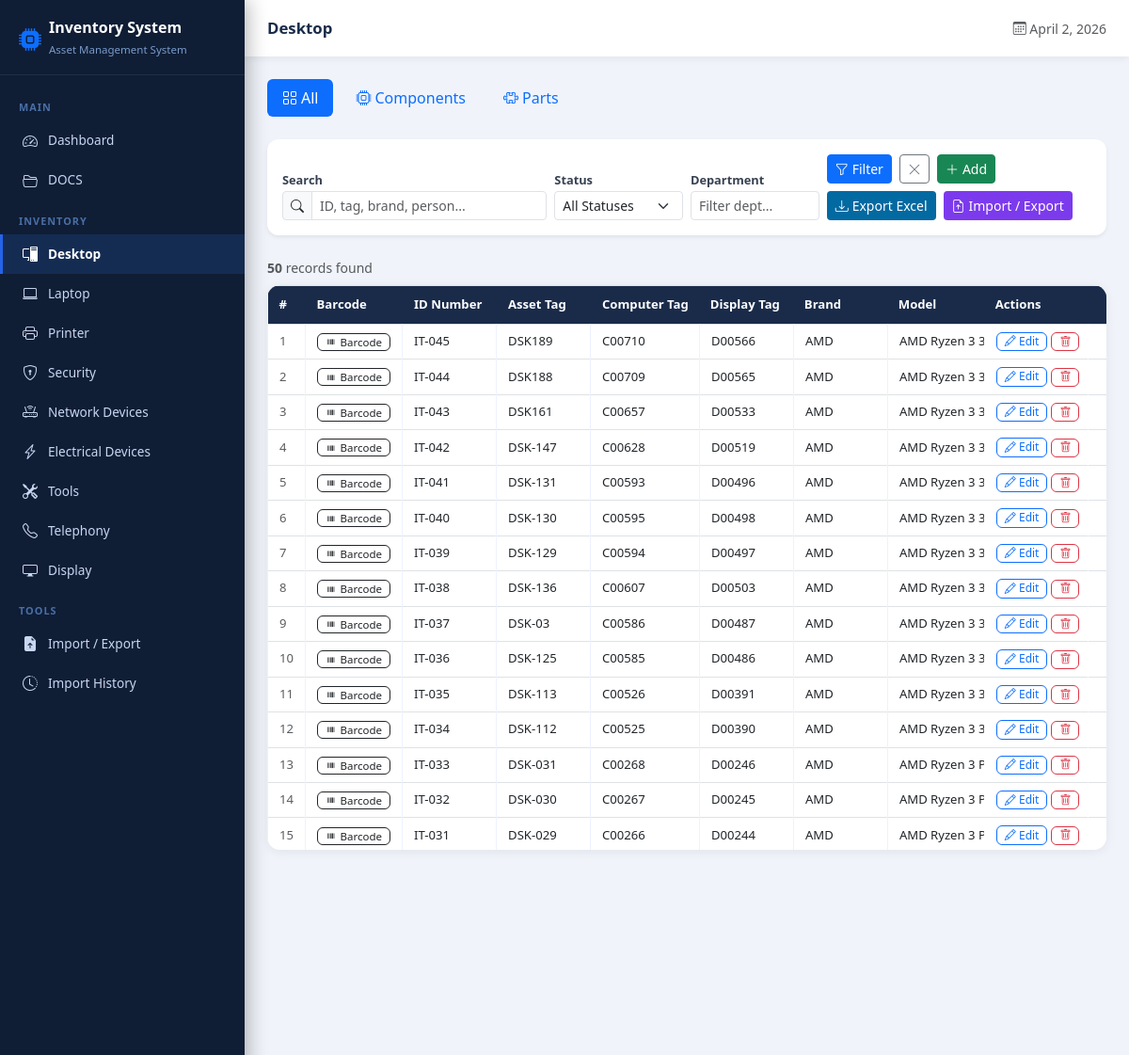
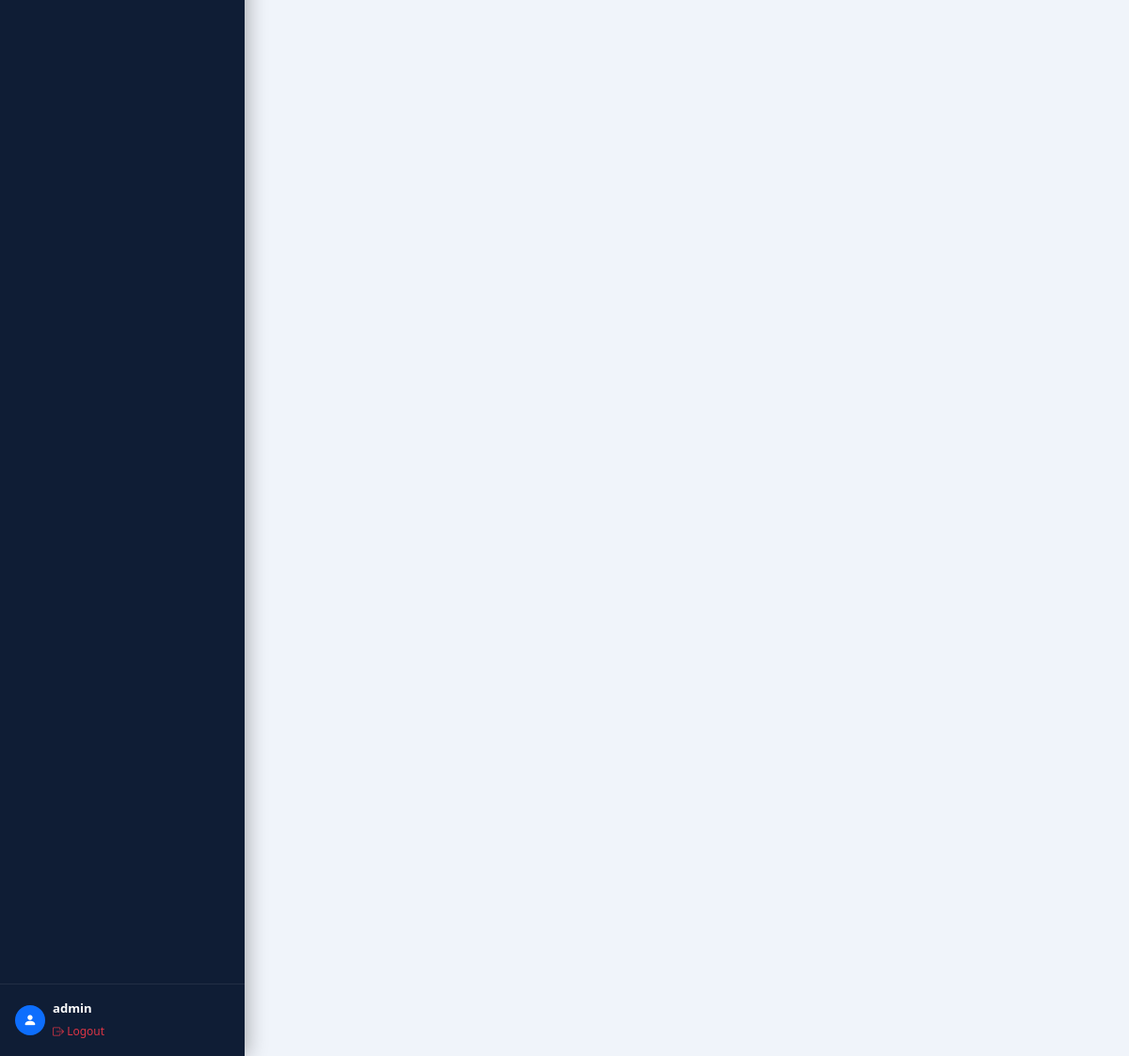
Screenshot of /inventory/Desktop/ (signed in) with the database file from the repository (2 pictures, top to bottom).
### inventory/models.py (models this page shows, shortened)
class InventoryItem(models.Model):
    id_number = models.CharField(max_length=100, blank=True)
    asset_tag = models.CharField(max_length=100, blank=True)
    computer_tag = models.CharField(max_length=100, blank=True)
    display_tag = models.CharField(max_length=100, blank=True)
    brand = models.CharField(max_length=100, blank=True)
    model = models.CharField(max_length=100, blank=True)
    work_order = models.CharField(max_length=100, blank=True)
    inventory_receipt = models.CharField(max_length=100, blank=True)
    inventory_issuance = models.CharField(max_length=100, blank=True)
    po = models.CharField(max_length=100, blank=True, verbose_name='PO')
    remarks = models.TextField(blank=True)
    assigned_person = models.CharField(max_length=200, blank=True)
    department = models.CharField(max_length=200, blank=True)
    project_site = models.CharField(max_length=200, blank=True)
    serial_number = models.CharField(max_length=200, blank=True)
    type = models.CharField(max_length=100, blank=True)
    status = models.CharField(max_length=50, choices=STATUS_CHOICES, default='Active')
    reference_number = models.CharField(max_length=100, blank=True)
    purchase_date = models.DateField(null=True, blank=True)
    category = models.CharField(max_length=50, choices=CATEGORY_CHOICES)
    classification = models.CharField(max_length=20, choices=CLASSIFICATION_CHOICES)
    import_batch = models.CharField(max_length=100, blank=True, db_index=True)
    created_at = models.DateTimeField(auto_now_add=True)
    updated_at = models.DateTimeField(auto_now=True)
    class Meta:
        ordering = ['-created_at']

### inventory/views.py (the view, shortened to what this page needs)
# urls.py: path('inventory/', views.inventory_list, name='inventory_list'),
@login_required
def inventory_list(request, category=None, classification=None):
    items = InventoryItem.objects.all()
    if category:
        items = items.filter(category=category)
    if classification:
        items = items.filter(classification=classification)
    search = request.GET.get('search', '')
    status_filter = request.GET.get('status', '')
    if status_filter:
        items = items.filter(status=status_filter)
    dept_filter = request.GET.get('department', '')
    if dept_filter:
        items = items.filter(department__icontains=dept_filter)
    context = {
        'items': items,
        'category': category,
        'classification': classification,
        'categories': [c[0] for c in CATEGORY_CHOICES],
        'classifications': [c[0] for c in CLASSIFICATION_CHOICES],
        'search': search,
        'status_filter': status_filter,
        'dept_filter': dept_filter,
        'form': InventoryItemForm(),
    }
    return render(request, 'inventory/inventory_list.html', context)

### inventory/context_processors.py (called while the page is built)
def sidebar_categories(request):
    icon_map = {
        'Desktop': 'bi bi-pc-display',
        'Laptop': 'bi bi-laptop',
        'Printer': 'bi bi-printer',
        'Security': 'bi bi-shield-lock',
        'Network Devices': 'bi bi-router',
        'Electrical Devices': 'bi bi-lightning-charge',
        'Tools': 'bi bi-tools',
        'Telephony': 'bi bi-telephone',
        'Display': 'bi bi-display',
    }
    cats = [{'name': k, 'icon': v} for k, v in icon_map.items()]
    return {
        'sidebar_categories': cats,
        'current_category': request.resolver_match.kwargs.get('category', '') if hasattr(request, 'resolver_match') and request.resolver_match else '',
    }

### templates/inventory/inventory_list.html (shortened to what this page needs)
{% extends 'inventory/base.html' %}
{% block page_title %}
  {% if category %}{{ category }}{% else %}All Inventory{% endif %}
{% endblock %}
{% block content %}
<div class="mb-4">
  <ul class="nav nav-pills gap-2">
    <li class="nav-item">
      <a class="nav-link {% if not classification %}active{% endif %}"
         href="{% if category %}{% url 'inventory_by_category' category %}{% else %}{% url 'inventory_list' %}{% endif %}">
        <i class="bi bi-grid me-1"></i>All
      </a>
    </li>
    <li class="nav-item">
      <a class="nav-link {% if classification == 'Components' %}active{% endif %}"
         href="{% if category %}{% url 'inventory_by_classification' category 'Components' %}{% else %}{% url 'inventory_list' %}{% endif %}">
        <i class="bi bi-cpu me-1"></i>Components
      </a>
    </li>
    <li class="nav-item">
      <a class="nav-link {% if classification == 'Parts' %}active{% endif %}"
         href="{% if category %}{% url 'inventory_by_classification' category 'Parts' %}{% else %}{% url 'inventory_list' %}{% endif %}">
        <i class="bi bi-puzzle me-1"></i>Parts
      </a>
    </li>
  </ul>
</div>
<div class="card border-0 shadow-sm mb-4" style="border-radius:12px;">
  <div class="card-body py-3">
    <form method="get" class="row g-2 align-items-end">
      <div class="col-md-4">
        <label class="form-label">Search</label>
        <div class="input-group input-group-sm">
          <span class="input-group-text bg-light"><i class="bi bi-search"></i></span>
          <input type="text" name="search" class="form-control" placeholder="ID, tag, brand, person..." value="{{ search }}">
        </div>
      </div>
      <div class="col-md-2">
        <label class="form-label">Status</label>
        <select name="status" class="form-select form-select-sm">
          <option value="">All Statuses</option>
        </select>
      </div>
      <div class="col-md-2">
        <label class="form-label">Department</label>
        <input type="text" name="department" class="form-control form-control-sm" placeholder="Filter dept..." value="{{ dept_filter }}">
      </div>
      <div class="col-md-4 d-flex gap-2 flex-wrap">
        <button type="submit" class="btn btn-primary btn-sm"><i class="bi bi-funnel me-1"></i>Filter</button>
        <a href="{% if category %}{% url 'inventory_by_category' category %}{% else %}{% url 'inventory_list' %}{% endif %}" class="btn btn-outline-secondary btn-sm"><i class="bi bi-x-lg"></i></a>
        <button type="button" class="btn btn-success btn-sm" data-bs-toggle="modal" data-bs-target="#addModal">
          <i class="bi bi-plus-lg me-1"></i>Add
        </button>
        <a href="{% url 'export_excel' %}?category={{ category|default:'' }}&status={{ status_filter|default:'' }}&department={{ dept_filter|default:'' }}&search={{ search|default:'' }}" class="btn btn-sm" style="background:#0369a1;color:#fff;">
          <i class="bi bi-download me-1"></i>Export Excel
        </a>
        <a href="{% url 'import_export' %}" class="btn btn-sm" style="background:#7c3aed;color:#fff;">
          <i class="bi bi-file-earmark-arrow-up me-1"></i>Import / Export
        </a>
      </div>
    </form>
  </div>
</div>
<div class="d-flex justify-content-between align-items-center mb-2">
  <span class="text-muted small"><strong>{{ items.count }}</strong> record{{ items.count|pluralize }} found</span>
</div>
<div class="table-container">
  <div style="overflow-x:auto;max-height:600px;">
    <table class="table table-hover table-bordered" id="inventoryTable">
      <thead>
        <tr>
          <th style="min-width:40px;">#</th>
          <th style="min-width:90px;">Barcode</th>
          <th style="min-width:100px;">ID Number</th>
          <th style="min-width:100px;">Asset Tag</th>
          <th style="min-width:110px;">Computer Tag</th>
          <th style="min-width:100px;">Display Tag</th>
          <th style="min-width:100px;">Brand</th>
          <th style="min-width:120px;">Model</th>
          <th style="min-width:110px;">Work Order</th>
          <th style="min-width:130px; position:sticky; right:0; background:#1a2b4a;">Actions</th>
        </tr>
      </thead>
      <tbody>
        {% for item in items %}
        <tr id="row-{{ item.pk }}">
          <td class="text-muted">{{ forloop.counter }}</td>
          <td>
            <button class="btn btn-xs py-0 px-2 btn-outline-dark" style="font-size:0.72rem;" onclick="showBarcode({{ item.pk }})">
              <i class="bi bi-upc me-1"></i>Barcode
            </button>
          </td>
          <td>{{ item.id_number }}</td>
          <td>{{ item.asset_tag }}</td>
          <td>{{ item.computer_tag }}</td>
          <td>{{ item.display_tag }}</td>
          <td>{{ item.brand }}</td>
          <td>{{ item.model }}</td>
          <td style="position:sticky;right:0;background:#fff;">
            <div class="d-flex gap-1">
              <button class="btn btn-xs btn-outline-primary py-0 px-2" style="font-size:0.75rem;" onclick="openEditModal({{ item.pk }})">
                <i class="bi bi-pencil"></i> Edit
              </button>
              <form method="post" action="{% url 'delete_item' item.pk %}" onsubmit="return confirm('Delete this item?')">
                <button class="btn btn-xs btn-outline-danger py-0 px-2" style="font-size:0.75rem;">
                  <i class="bi bi-trash"></i>
                </button>
              </form>
            </div>
          </td>
        </tr>
        {% endfor %}
      </tbody>
    </table>
  </div>
</div>
{% endblock %}

### templates/inventory/base.html (shortened to what this page needs)
<!DOCTYPE html>
<html lang="en">
<head>
  <link href="https://cdn.jsdelivr.net/npm/bootstrap@5.3.0/dist/css/bootstrap.min.css" rel="stylesheet">
  <link href="https://cdn.jsdelivr.net/npm/bootstrap-icons@1.11.0/font/bootstrap-icons.css" rel="stylesheet">
</head>
<body>
{% if user.is_authenticated %}
<div class="sidebar">
  <div class="sidebar-brand">
    <div class="d-flex align-items-center gap-2">
      <i class="bi bi-cpu-fill fs-4 text-primary"></i>
      <div>
        <h5>Inventory System</h5>
        <small>Asset Management System</small>
      </div>
    </div>
  </div>
  <nav class="sidebar-nav">
    <div class="sidebar-section">Main</div>
    <a href="{% url 'dashboard' %}" class="sidebar-item {% if request.resolver_match.url_name == 'dashboard' %}active{% endif %}">
      <i class="bi bi-speedometer2"></i> Dashboard
    </a>
    <a href="{% url 'docs' %}" class="sidebar-item {% if request.resolver_match.url_name == 'docs' %}active{% endif %}" style="background:{% if request.resolver_match.url_name == 'docs' %}rgba(59,130,246,0.15){% else %}transparent{% endif %};">
      <i class="bi bi-folder2-open"></i> DOCS
    </a>
    <div class="sidebar-section">Inventory</div>
    {% for cat in sidebar_categories %}
    <a href="{% url 'inventory_by_category' cat.name %}" class="sidebar-item {% if current_category == cat.name %}active{% endif %}">
      <i class="{{ cat.icon }}"></i> {{ cat.name }}
    </a>
    {% endfor %}
    <div class="sidebar-section">Tools</div>
    <a href="{% url 'import_export' %}" class="sidebar-item {% if request.resolver_match.url_name == 'import_export' %}active{% endif %}">
      <i class="bi bi-file-earmark-arrow-up-fill"></i> Import / Export
    </a>
    <a href="{% url 'import_history' %}" class="sidebar-item {% if request.resolver_match.url_name == 'import_history' %}active{% endif %}">
      <i class="bi bi-clock-history"></i> Import History
    </a>
  </nav>
  <div class="p-3 border-top" style="border-color: rgba(255,255,255,0.08)!important;">
    <div class="d-flex align-items-center gap-2">
      <div class="rounded-circle bg-primary d-flex align-items-center justify-content-center" style="width:32px;height:32px;">
        <i class="bi bi-person-fill text-white" style="font-size:0.9rem;"></i>
      </div>
      <div>
        <div class="text-white" style="font-size:0.82rem;font-weight:600;">{{ user.username }}</div>
        <a href="{% url 'logout' %}" class="text-danger" style="font-size:0.75rem;text-decoration:none;"><i class="bi bi-box-arrow-right"></i> Logout</a>
      </div>
    </div>
  </div>
</div>
<div class="topbar">
  <span class="topbar-title">{% block page_title %}Dashboard{% endblock %}</span>
  <div class="d-flex align-items-center gap-3">
    <span class="text-muted small"><i class="bi bi-calendar3"></i> {% now "N j, Y" %}</span>
  </div>
</div>
<div class="main-content">
  {% block content %}{% endblock %}
</div>
{% else %}
{% block auth_content %}{% endblock %}
{% endif %}
</body>
</html>

### templates/inventory/base.html (style rules this page uses)
:root { --primary: #1a2b4a; --accent: #2563eb; --accent-light: #3b82f6; --sidebar-width: 260px; --sidebar-bg: #0f1d35; --sidebar-text: #c8d6f0; --sidebar-hover: rgba(59,130,246,0.15); --sidebar-active: #2563eb; }
body { background: #f0f4fa; font-family: 'Segoe UI', sans-serif; }
.sidebar { width: var(--sidebar-width); min-height: 100vh; background: var(--sidebar-bg); position: fixed; top: 0; left: 0; z-index: 100; display: flex; flex-direction: column; box-shadow: 3px 0 20px rgba(0,0,0,0.3); }
.sidebar-brand { padding: 20px 20px 16px; border-bottom: 1px solid rgba(255,255,255,0.08); }
.sidebar-brand h5 { color: #fff; margin: 0; font-weight: 700; font-size: 1rem; }
.sidebar-brand small { color: #7a9bc8; font-size: 0.72rem; }
.sidebar-nav { flex: 1; padding: 12px 0; overflow-y: auto; }
.sidebar-section { color: #4a6fa5; font-size: 0.68rem; font-weight: 700; text-transform: uppercase; letter-spacing: 1px; padding: 14px 20px 6px; }
.sidebar-item { display: flex; align-items: center; gap: 10px; padding: 9px 20px; color: var(--sidebar-text); text-decoration: none; font-size: 0.85rem; border-left: 3px solid transparent; transition: all .2s; }
.sidebar-item.active { background: var(--sidebar-hover); color: #fff; border-left-color: var(--accent); font-weight: 600; }
.sidebar-item i { font-size: 1rem; width: 18px; text-align: center; }
.topbar { margin-left: var(--sidebar-width); background: #fff; height: 60px; display: flex; align-items: center; justify-content: space-between; padding: 0 24px; box-shadow: 0 2px 8px rgba(0,0,0,0.07); position: sticky; top: 0; z-index: 99; }
.topbar-title { font-weight: 700; color: var(--primary); font-size: 1.05rem; }
.main-content { margin-left: var(--sidebar-width); padding: 24px; min-height: calc(100vh - 60px); }
.table-container { background: #fff; border-radius: 14px; box-shadow: 0 2px 12px rgba(0,0,0,0.07); overflow: hidden; }
.table { margin: 0; font-size: 0.82rem; }
.table thead th { background: #1a2b4a; color: #fff; font-weight: 600; border: none; white-space: nowrap; padding: 10px 12px; position: sticky; top: 0; }
.table td { vertical-align: middle; padding: 8px 12px; white-space: nowrap; border-color: #eef2ff; }
.form-label { font-size: 0.8rem; font-weight: 600; color: #374151; margin-bottom: 2px; }

### rows the page displays
InventoryItem: id_number "IT-045", asset_tag "DSK189", computer_tag "C00710", display_tag "D00566", brand "AMD", model "AMD Ryzen 3 3200G"
InventoryItem: id_number "IT-044", asset_tag "DSK188", computer_tag "C00709", display_tag "D00565", brand "AMD", model "AMD Ryzen 3 3200G"
InventoryItem: id_number "IT-043", asset_tag "DSK161", computer_tag "C00657", display_tag "D00533", brand "AMD", model "AMD Ryzen 3 3200G"
InventoryItem: id_number "IT-042", asset_tag "DSK-147", computer_tag "C00628", display_tag "D00519", brand "AMD", model "AMD Ryzen 3 3200G"
InventoryItem: id_number "IT-041", asset_tag "DSK-131", computer_tag "C00593", display_tag "D00496", brand "AMD", model "AMD Ryzen 3 3200G"
InventoryItem: id_number "IT-040", asset_tag "DSK-130", computer_tag "C00595", display_tag "D00498", brand "AMD", model "AMD Ryzen 3 3200G"
InventoryItem: id_number "IT-039", asset_tag "DSK-129", computer_tag "C00594", display_tag "D00497", brand "AMD", model "AMD Ryzen 3 3200G"
InventoryItem: id_number "IT-038", asset_tag "DSK-136", computer_tag "C00607", display_tag "D00503", brand "AMD", model "AMD Ryzen 3 3200G"
InventoryItem: id_number "IT-037", asset_tag "DSK-03", computer_tag "C00586", display_tag "D00487", brand "AMD", model "AMD Ryzen 3 3200G"
InventoryItem: id_number "IT-036", asset_tag "DSK-125", computer_tag "C00585", display_tag "D00486", brand "AMD", model "AMD Ryzen 3 3200G"
InventoryItem: id_number "IT-035", asset_tag "DSK-113", computer_tag "C00526", display_tag "D00391", brand "AMD", model "AMD Ryzen 3 3200G"
InventoryItem: id_number "IT-034", asset_tag "DSK-112", computer_tag "C00525", display_tag "D00390", brand "AMD", model "AMD Ryzen 3 3200G"
InventoryItem: id_number "IT-033", asset_tag "DSK-031", computer_tag "C00268", display_tag "D00246", brand "AMD", model "AMD Ryzen 3 PRO 3200G"
InventoryItem: id_number "IT-032", asset_tag "DSK-030", computer_tag "C00267", display_tag "D00245", brand "AMD", model "AMD Ryzen 3 PRO 3200G"
InventoryItem: id_number "IT-031", asset_tag "DSK-029", computer_tag "C00266", display_tag "D00244", brand "AMD", model "AMD Ryzen 3 PRO 3200G"

### other values shown
{{ cat.name }} "Desktop" "Laptop" "Printer" "Security" "Network Devices" "Electrical Devices" "Tools" "Telephony" "Display"
{{ user.username }} "admin"
{{ category }} "Desktop"
{{ items.count }} "50"
